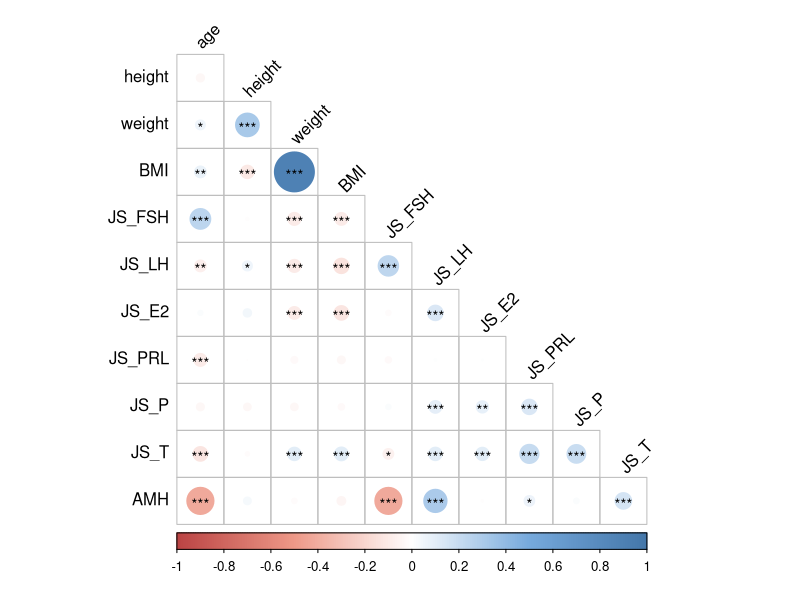

This figure's R source: (Note: this script raises an error after producing the figure.)
######## Figure1B Traits Correlation heatmap ##############
# import data
Traits_table <- read.csv("Traits_table.csv", header = T, row.names =1)
#
library(corrplot)
# Calculate correlation
cor_matrix <- cor(Traits_table, method = "spearman")
# 
write.csv(cor_matrix, "Traits_spearman_cor.csv")
# matrix of the p-value of the correlation
p.mat <- cor.mtest(Traits_table, method = "spearman")$p
# 
write.csv(p.mat, "Traits_spearman_cor_P.csv")
# 
pdf(file = "Traits_cor_heatmap.pdf", height = 5, width = 5)
col <- colorRampPalette(c("#BB4444", "#EE9988", "#FFFFFF", "#77AADD", "#4477AA"))
corrplot(cor_matrix, method = "circle", col = col(200),
         type = "lower", order = "original", number.cex = .7,
         addCoef.col = NULL, # Add coefficient of correlation
         tl.col = "black", tl.srt = 45, # Text label color and rotation
         # Combine with significance
         p.mat = p.mat, sig.level = c(.001, .01, .05), insig = "label_sig",
         pch.cex = .9, pch.col = "black",
         # hide correlation coefficient on the principal diagonal
         diag = FALSE)
dev.off()

# 
rm(list = ls())
dev.off()
#
#
######## Figure1C genus Correlation heatmap ##############
# import data
abundance_table <- read.csv("genus_relative_abundance_filter.csv", header = T, row.names = 1)
# 
group_table = read.table("CST_group.csv", header = T, row.names = 1)
# 
abundance_table = abundance_table[rownames(group_table), ]
# 加载包
library(corrplot)
# 
cor_matrix <- cor(abundance_table, method = "spearman")
#
write.csv(cor_matrix, "Genus_spearman_cor.csv", row.names = T)
# matrix of the p-value of the correlation
p.mat <- cor.mtest(abundance_table, method = "spearman")$p
write.csv(p.mat, "Genus_spearman_cor_P.csv", row.names = T)
# 
pdf(file = "Genus_cor_heatmap.pdf", height = 5, width = 5)
col <- colorRampPalette(c("#BB4444", "#EE9988", "#FFFFFF", "#77AADD", "#4477AA"))
corrplot(cor_matrix, method = "circle", col = col(200),
         type = "lower", order = "original", number.cex = 0.6,
         addCoef.col = NULL, # Add coefficient of correlation，
         tl.col = "black", tl.srt = 45, tl.cex = 0.5, # Text label color and rotation, size
         # Combine with significance
         p.mat = p.mat, sig.level = c(0.001, 0.01, 0.05), insig = "label_sig",
         pch.cex = 0.5, pch.col = "black",
         # hide correlation coefficient on the principal diagonal
         diag = FALSE)
dev.off()

# 
rm(list = ls())
dev.off()
